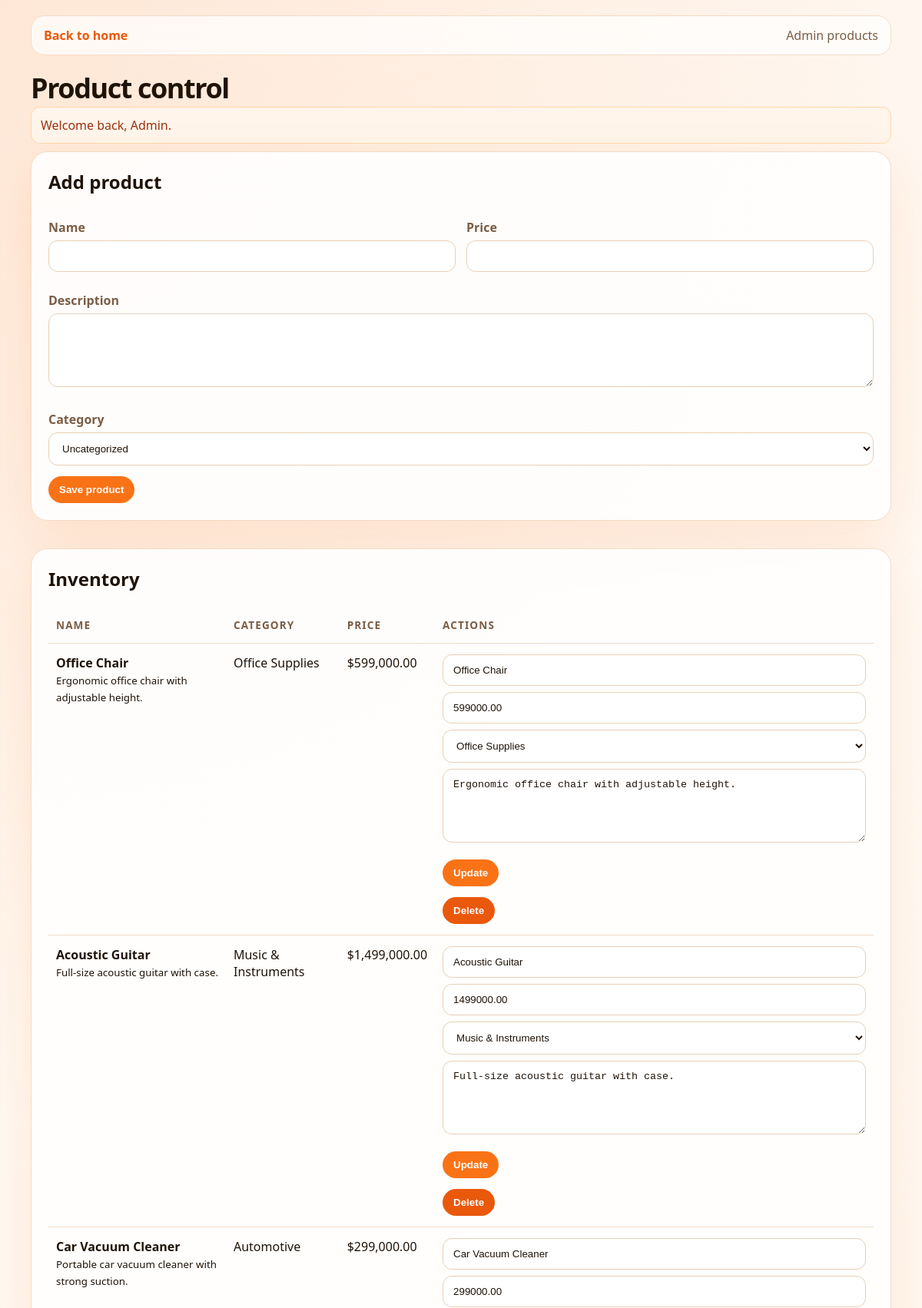
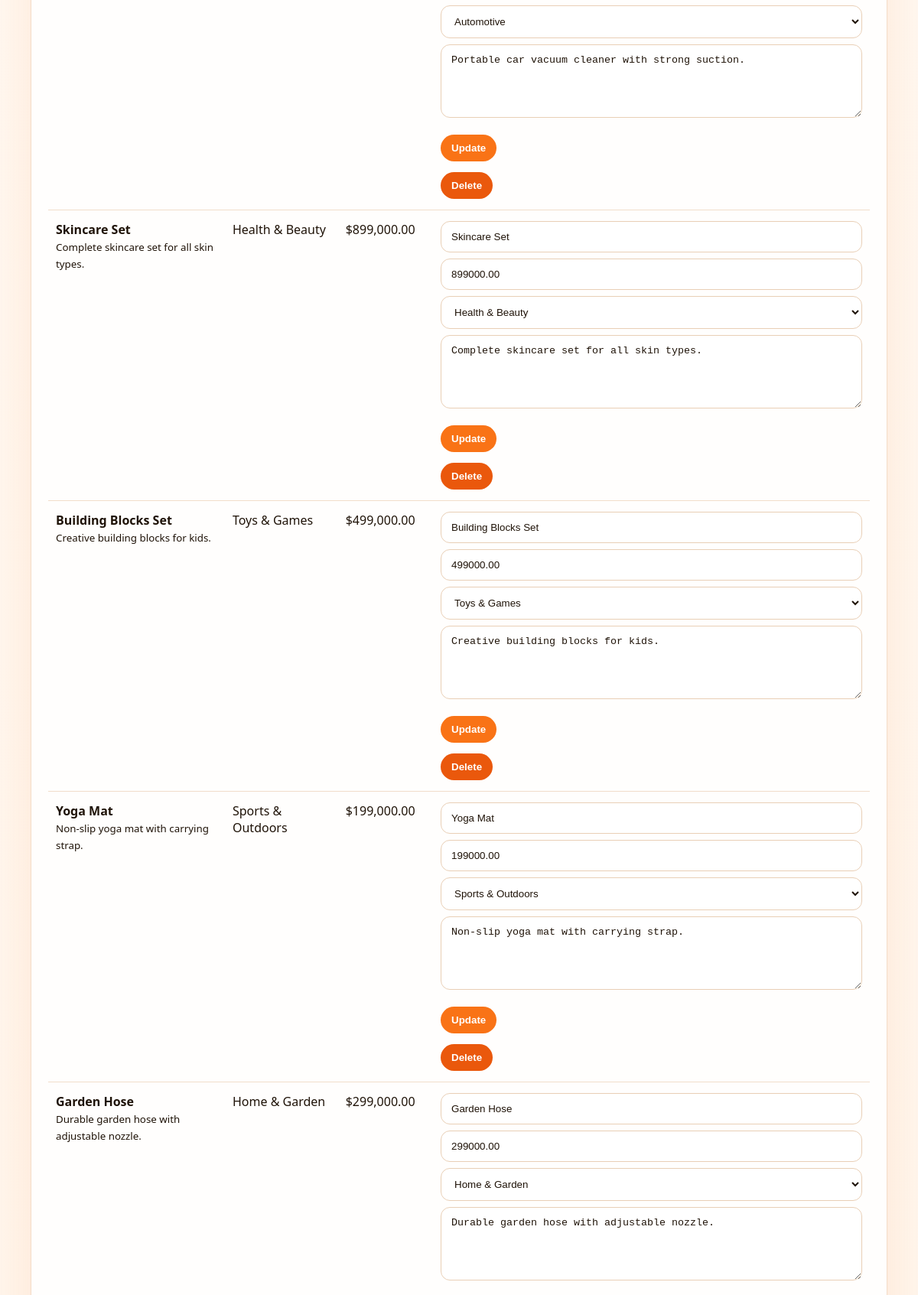
/admin/products.php (signed in, upper part), run on the app's committed database (2 pictures, top to bottom).
### tables this page shows
CREATE TABLE IF NOT EXISTS products (
    id INT UNSIGNED AUTO_INCREMENT PRIMARY KEY,
    category_id INT UNSIGNED NULL,
    name VARCHAR(180) NOT NULL,
    description TEXT NULL,
    price DECIMAL(10,2) NOT NULL DEFAULT 0.00,
    created_at DATETIME NOT NULL,
    updated_at DATETIME NULL DEFAULT NULL,
    CONSTRAINT fk_products_category FOREIGN KEY (category_id) REFERENCES categories(id) ON DELETE SET NULL
);

CREATE TABLE IF NOT EXISTS categories (
    id INT UNSIGNED AUTO_INCREMENT PRIMARY KEY,
    name VARCHAR(120) NOT NULL,
    slug VARCHAR(150) NOT NULL UNIQUE,
    created_at DATETIME NOT NULL,
    updated_at DATETIME NULL DEFAULT NULL
);

### includes/helpers.php (called while the page is built, shortened)
<?php
function e(string $value): string
{
    return htmlspecialchars($value, ENT_QUOTES, 'UTF-8');
}
function url(string $path = ''): string
{
    return rtrim(BASE_URL, '/') . '/' . ltrim($path, '/');
}
function flash(string $key, ?string $message = null): ?string
{
    if ($message === null) {
        if (!isset($_SESSION['flash'][$key])) {
            return null;
        }
        $value = $_SESSION['flash'][$key];
        return $value;
    }
    return null;
}

### config/database.php (called while the page is built, shortened)
<?php
function db(): PDO
{
    static $pdo = null;
    if ($pdo instanceof PDO) {
        return $pdo;
    }
    $dsn = sprintf('mysql:host=%s;dbname=%s;charset=%s', DB_HOST, DB_NAME, DB_CHARSET);
    $pdo = new PDO($dsn, DB_USER, DB_PASS, [
        PDO::ATTR_ERRMODE => PDO::ERRMODE_EXCEPTION,
        PDO::ATTR_DEFAULT_FETCH_MODE => PDO::FETCH_ASSOC,
        PDO::ATTR_EMULATE_PREPARES => false,
    ]);
    return $pdo;
}

### admin/products.php (the view, shortened to what this page needs)
<?php
$categories = db()->query('SELECT id, name FROM categories ORDER BY name ASC')->fetchAll();
$products = db()->query('SELECT p.id, p.name, p.description, p.price, p.category_id, c.name AS category_name FROM products p LEFT JOIN categories c ON c.id = p.category_id ORDER BY p.id DESC')->fetchAll();
$success = flash('success');
?>
<!doctype html>
<html lang="en">
<head>
</head>
<body>
<div class="wrap">
    <div class="topbar">
        <a href="<?= e(url('index.php')) ?>">Back to home</a>
        <span class="muted">Admin products</span>
    </div>
    <h1 class="title">Product control</h1>
    <?php if ($success !== null): ?><div class="alert success"><?= e($success) ?></div><?php endif; ?>
    <div class="stack">
        <section class="panel wide-form">
            <h2>Add product</h2>
            <form method="post">
                <div class="form-grid">
                    <div>
                        <label for="create_name">Name</label>
                        <input id="create_name" name="name" type="text" required>
                    </div>
                    <div>
                        <label for="create_price">Price</label>
                        <input id="create_price" name="price" type="number" step="0.01" min="0.01" required>
                    </div>
                    <div class="full">
                        <label for="create_description">Description</label>
                        <textarea id="create_description" name="description"></textarea>
                    </div>
                    <div class="full">
                        <label for="create_category">Category</label>
                        <select id="create_category" name="category_id">
                            <option value="">Uncategorized</option>
                        </select>
                    </div>
                </div>
                <button type="submit">Save product</button>
            </form>
        </section>
        <section class="panel">
            <h2>Inventory</h2>
            <div class="table-wrap">
                <table class="table">
                    <thead>
                        <tr>
                            <th>Name</th>
                            <th>Category</th>
                            <th>Price</th>
                            <th>Actions</th>
                        </tr>
                    </thead>
                    <tbody>
                    <?php foreach ($products as $product): ?>
                        <tr>
                            <td>
                                <strong><?= e($product['name']) ?></strong><br>
                                <small><?= e($product['description'] ?? '') ?></small>
                            </td>
                            <td><?= e($product['category_name'] ?? 'Uncategorized') ?></td>
                            <td>$<?= e(number_format((float) $product['price'], 2)) ?></td>
                            <td>
                                <form method="post" class="row-actions">
                                    <input type="text" name="name" value="<?= e($product['name']) ?>" required>
                                    <input type="number" name="price" step="0.01" min="0.01" value="<?= e((string) $product['price']) ?>" required>
                                    <select name="category_id">
                                        <?php foreach ($categories as $category): ?>
                                            <option value="<?= e((string) $category['id']) ?>" <?= (int) ($product['category_id'] ?? 0) === (int) $category['id'] ? 'selected' : '' ?>><?= e($category['name']) ?></option>
                                        <?php endforeach; ?>
                                    </select>
                                    <textarea name="description" placeholder="description"><?= e($product['description'] ?? '') ?></textarea>
                                    <button type="submit">Update</button>
                                </form>
                                <form method="post" onsubmit="return confirm('Delete this product?');">
                                    <button type="submit" class="danger">Delete</button>
                                </form>
                            </td>
                        </tr>
                    <?php endforeach; ?>
                    </tbody>
                </table>
            </div>
        </section>
    </div>
</div>
</body>
</html>

### admin/products.php (style rules this page uses)
:root { color-scheme: light; --bg: #fff7ef; --panel: rgba(255,255,255,.88); --text: #1f1308; --muted: #7a5d45; --accent: #f97316; --accent-dark: #ea580c; --accent-soft: #fff1e7; --border: #f3dcc7; --shadow: 0 24px 70px rgba(249, 115, 22, 0.12); }
* { box-sizing: border-box; }
body { margin: 0; font-family: "Trebuchet MS", "Segoe UI", sans-serif; color: var(--text); background: radial-gradient(circle at top left, rgba(249, 115, 22, 0.14), transparent 28%), linear-gradient(180deg, #fffaf5 0%, #fff4e9 100%); }
.wrap { max-width: 1160px; margin: 0 auto; padding: 20px; }
.topbar { display: flex; justify-content: space-between; align-items: center; gap: 12px; flex-wrap: wrap; margin-bottom: 18px; padding: 14px 16px; border-radius: 18px; background: rgba(255,255,255,.72); border: 1px solid var(--border); backdrop-filter: blur(10px); }
.topbar a { color: var(--accent-dark); text-decoration: none; font-weight: 800; }
.title { margin: 0; font-size: clamp(1.7rem, 3vw, 2.4rem); letter-spacing: -0.04em; }
.panel { background: var(--panel); border-radius: 22px; padding: 22px; box-shadow: var(--shadow); margin-bottom: 18px; border: 1px solid var(--border); }
h2 { margin-top: 0; }
label { display: block; margin: 12px 0 6px; color: var(--muted); font-weight: 700; }
input, textarea, select { width: 100%; padding: 12px 13px; border: 1px solid #e9cfb6; border-radius: 12px; box-sizing: border-box; background: #fff; color: var(--text); }
textarea { min-height: 96px; resize: vertical; }
button { margin-top: 14px; padding: 10px 14px; border: 0; border-radius: 999px; background: var(--accent); color: #fff; font-weight: 800; cursor: pointer; }
.stack { display: grid; gap: 18px; }
.table-wrap { overflow-x: auto; }
.table { width: 100%; border-collapse: collapse; min-width: 920px; }
.table th, .table td { padding: 14px 10px; border-bottom: 1px solid #f1ddca; text-align: left; vertical-align: top; }
.table th { color: var(--muted); font-size: 0.85rem; text-transform: uppercase; letter-spacing: 0.08em; }
.row-actions { display: flex; gap: 8px; flex-wrap: wrap; align-items: start; }
.row-actions input, .row-actions select, .row-actions textarea { min-width: 140px; }
.wide-form .form-grid { display: grid; grid-template-columns: repeat(2, minmax(0, 1fr)); gap: 14px; }
.wide-form .full { grid-column: 1 / -1; }
.danger { background: #ea580c; }
.alert.success, .alert.error { padding: 12px; border-radius: 12px; margin-bottom: 10px; border: 1px solid transparent; }
.alert.success { background: #fff5eb; color: #9a3412; border-color: #fed7aa; }
.muted { color: var(--muted); }
a { color: var(--accent-dark); }

### data on the page
products: name "Office Chair", description "Ergonomic office chair with adjustable height.", category.name "Office Supplies", price "599,000.00", price "599000.00", category_id "Office Supplies"
products: name "Acoustic Guitar", description "Full-size acoustic guitar with case.", category.name "Music & Instruments", price "1,499,000.00", price "1499000.00", category_id "Music & Instruments"
products: name "Car Vacuum Cleaner", description "Portable car vacuum cleaner with strong suction.", category.name "Automotive", price "299,000.00", price "299000.00", category_id "Automotive"
products: name "Skincare Set", description "Complete skincare set for all skin types.", category.name "Health & Beauty", price "899,000.00", price "899000.00", category_id "Health & Beauty"
products: name "Building Blocks Set", description "Creative building blocks for kids.", category.name "Toys & Games", price "499,000.00", price "499000.00", category_id "Toys & Games"
products: name "Yoga Mat", description "Non-slip yoga mat with carrying strap.", category.name "Sports & Outdoors", price "199,000.00", price "199000.00", category_id "Sports & Outdoors"
products: name "Garden Hose", description "Durable garden hose with adjustable nozzle.", category.name "Home & Garden", price "299,000.00", price "299000.00", category_id "Home & Garden"

### other printed values
$success "Welcome back, Admin."
